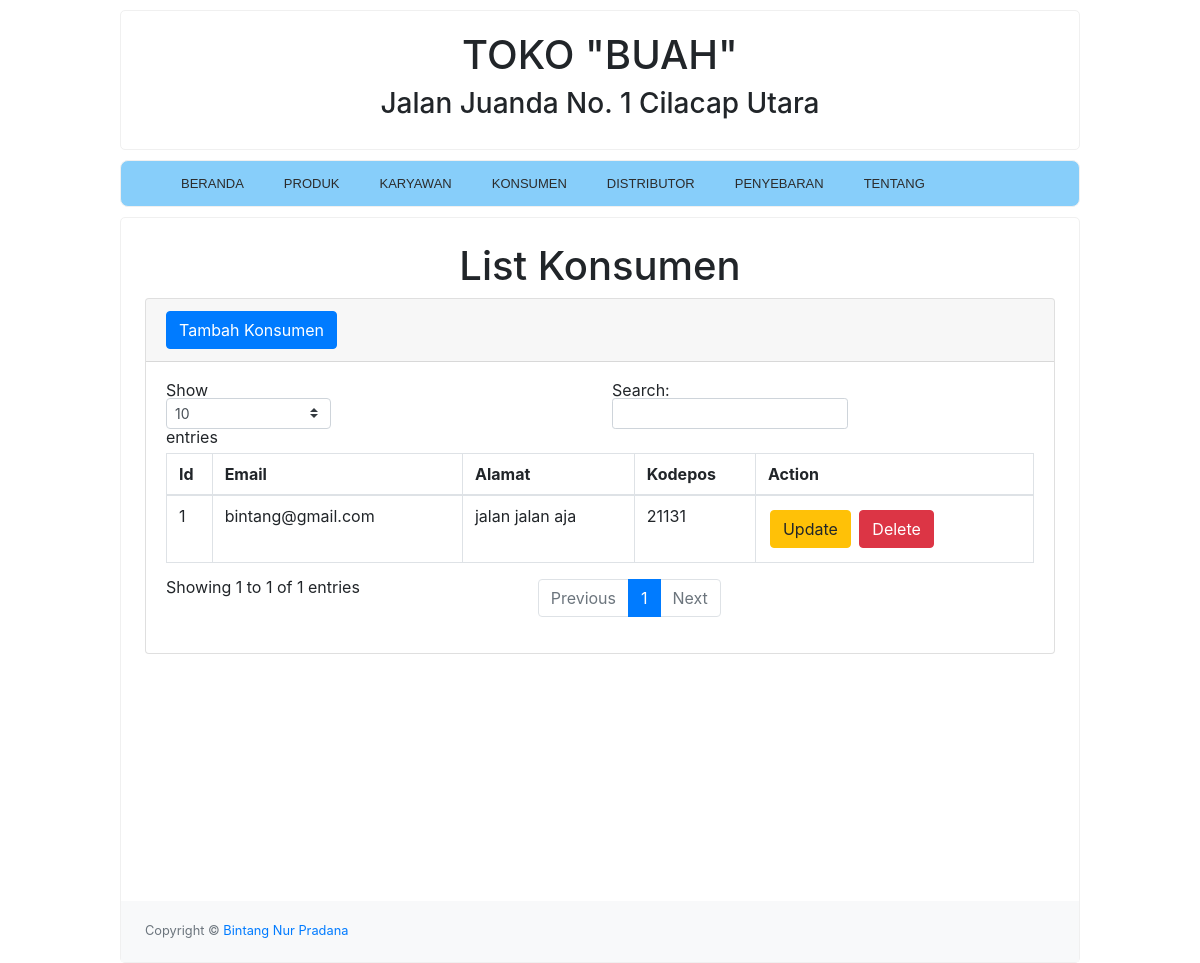
/index.php?page=konsumen, run on the app's committed database.
### tables this page shows
CREATE TABLE `konsumen` (
  `konsumen_id` int(10) NOT NULL,
  `konsumen_email` varchar(20) NOT NULL,
  `konsumen_alamat` varchar(100) NOT NULL,
  `konsumen_kodepos` int(10) NOT NULL
);

### views/konsumen.php (the view, shortened to what this page needs)
<!DOCTYPE html>
<html>
<head>
</head>
<body>
    <div id="layoutSidenav">
        <div id="layoutSidenav_content">
            <main>
                <div class="container-fluid">
                    <center>
                        <h1 class="mt-4">List Konsumen</h1>
                    </center>
                    <div class="card mb-4">
                        <div class="card-header">
                            <button type="button" class="btn btn-primary" data-toggle="modal" data-target="#hpmodal">Tambah Konsumen</button>
                        </div>
                        <div class="card-body">
                            <div class="table-responsive">
                                <table class="table table-bordered" id="dataTable" width="100%" cellspacing="0">
                                    <thead>
                                        <tr>
                                            <th>Id</th>
                                            <th>Email</th>
                                            <th>Alamat</th>
                                            <th>Kodepos</th>
                                            <th>Action</th>
                                        </tr>
                                    </thead>
                                    <tbody>
                                        <?php
                                        include 'auth/koneksi.php';
                                        $view = mysqli_query($koneksi, "SELECT * FROM `konsumen`");
                                        while ($data = mysqli_fetch_array($view)) {
                                            $idkonsumen = $data['konsumen_id'];
                                            $emailkonsumen = $data['konsumen_email'];
                                            $alamatkonsumen = $data['konsumen_alamat'];
                                            $kodeposkonsumen = $data['konsumen_kodepos'];
                                        ?>
                                            <tr>
                                                <td><?= $idkonsumen; ?></td>
                                                <td><?= $emailkonsumen; ?>
                                                <td><?= $alamatkonsumen; ?></td>
                                                <td><?= $kodeposkonsumen; ?></td>
                                                <td>
                                                    <button style="margin: 2px;" type="button" class="btn btn-warning" data-toggle="modal" data-target="#modalupdate<?= $idkonsumen; ?>">Update</button>
                                                    <button style="margin: 2px;" type="button" class="btn btn-danger" data-toggle="modal" data-target="#modaldelete<?= $idkonsumen; ?>">Delete</button>
                                                </td>
                                            </tr>
                                        <?php
                                        };
                                        ?>
                                    </tbody>
                                </table>
                            </div>
                        </div>
                    </div>
                </div>
            </main>
            <footer class="py-4 bg-light mt-auto">
                <div class="container-fluid">
                    <div class="d-flex align-items-center justify-content-between small">
                        <div class="text-muted">Copyright &copy; <a href="https://github.com/bintang73" style="text-decoration:none;">Bintang Nur Pradana</a></div>
                    </div>
                </div>
            </footer>
        </div>
    </div>
</body>
</html>

### data on the page
konsumen: konsumen_id "1", konsumen_email "bintang@gmail.com", konsumen_alamat "jalan jalan aja", konsumen_kodepos "21131"
